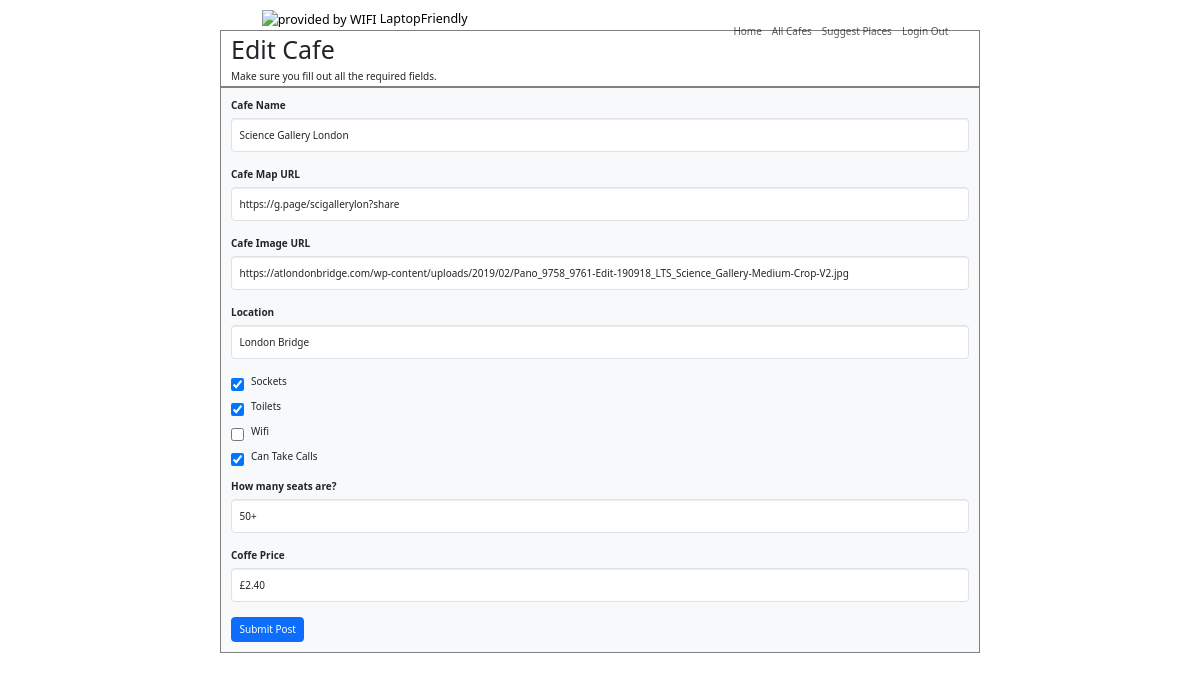
The page /edit_cafe/1 (signed in) on the database its author committed.
### main.py (models this page shows, shortened)
class Cafe(db.Model):
    __tablename__ = "cafes"
    id = db.Column(db.Integer, primary_key=True)
    name = db.Column(db.String(250), unique=True, nullable=False)
    author_id = db.Column(db.Integer, db.ForeignKey("users.id"))
    author = relationship("User", back_populates="cafes")
    map_url = db.Column(db.String(500), nullable=False)
    img_url = db.Column(db.String(500), nullable=False)
    location = db.Column(db.String(250), nullable=False)
    seats = db.Column(db.String(250), nullable=False)
    has_toilet = db.Column(db.Boolean, nullable=False)
    has_wifi = db.Column(db.Boolean, nullable=False)
    has_sockets = db.Column(db.Boolean, nullable=False)
    can_take_calls = db.Column(db.Boolean, default=False, nullable=False)
    coffee_price = db.Column(db.String(250), nullable=True)
    comments = relationship("Comment", back_populates="parent_cafe")

### main.py (the view, shortened to what this page needs)
@app.route("/edit_cafe/<int:cafe_id>", methods=["GET", "POST"])
@admin_only
def edit_cafe(cafe_id):
    cafe = Cafe.query.get(cafe_id)
    edit_form = CreateCafeForm(
        name=cafe.name,
        map_url=cafe.map_url,
        img_url=cafe.img_url,
        location=cafe.location,
        seats=cafe.seats,
        has_toilet=cafe.has_toilet,
        has_wifi=cafe.has_wifi,
        has_sockets=cafe.has_sockets,
        can_take_calls=cafe.can_take_calls,
        coffee_price=cafe.coffee_price,
    )
    return render_template("add_cafe.html", form=edit_form, is_edit=True, current_user=current_user)

### forms.py
class CreateCafeForm(FlaskForm):
    name = StringField("Cafe Name", validators=[DataRequired()])
    map_url = StringField("Cafe Map URL", validators=[DataRequired(), URL()])
    img_url = StringField("Cafe Image URL", validators=[DataRequired(), URL()])
    location = StringField("Location", validators=[DataRequired()])
    has_sockets = BooleanField("Sockets")
    has_toilet = BooleanField("Toilets")
    has_wifi = BooleanField("Wifi")
    can_take_calls = BooleanField("Can Take Calls")
    seats = StringField("How many seats are?", validators=[DataRequired()])
    coffee_price = StringField("Coffe Price", validators=[DataRequired()])
    submit = SubmitField("Submit Post")

### main.py (called while the page is built)
@login_manager.user_loader
def load_user(user_id):
    return User.query.get(int(user_id))

def admin_only(f):
    @wraps(f)
    def decorated_function(*args, **kwargs):
        if current_user.id != 1:
            return abort(403)
        return f(*args, **kwargs)
    return decorated_function

### templates/add_cafe.html (shortened to what this page needs)
{% extends 'bootstrap/base.html' %}
{% import "bootstrap/wtf.html" as wtf %}
{% block content %}
{% include "header.html" %}
<div class="col my-5">
<body>
  <header class="masthead" >
    <div class="container">
      <div class="row">
        <div class="col-lg-8 col-md-10 mx-auto px-3 py-1" style="border: 1px solid grey; background-image: url('https://images.unsplash.com/photo-1484100356142-db6ab6244067?ixlib=rb-1.2.1&ixid=eyJhcHBfaWQiOjEyMDd9&auto=format&fit=crop&w=800&q=80')">
          <div class="page-heading">
            <h1>
              {% if is_edit: %}
              Edit Cafe
              {% else %}
              Add new cafe
              {% endif %}
            </h1>
            <span class="subheading">Make sure you fill out all the required fields.</span>
          </div>
        </div>
      </div>
    </div>
  </header>
  <div class="container">
    <div class="row">
      <div class="col-lg-8 col-md-10 mx-auto content bg-light px-3 py-3" style="border: 1px solid grey">
        {{ wtf.quick_form(form, novalidate=True, button_map={"submit": "primary"}) }}
      </div>
    </div>
  </div>
</body>
</div>
{% endblock %}

### templates/header.html (shortened to what this page needs)
<!DOCTYPE html>
<html lang="en">
  <head>
    <link href="https://cdn.jsdelivr.net/npm/bootstrap@5.3.0-alpha2/dist/css/bootstrap.min.css" rel="stylesheet"
>
  </head>
  <body>
  <div class="container">
    <nav class="navbar navbar-white navbar-expand justify-content-between fixed-top d-flex flex-wrap container-fluid px-3">
      <a class="navbar-brand" href="/"><span id="logo">
        <img width="24" alt="provided by WIFI" src="https://its.unl.edu/images/services/icons/Wi-Fi_icon-01.png">
        <span class="laptop">Laptop</span><span class="friendly">Friendly</span></span>
      </a>
      <ul class="navbar-nav">
        <li class="nav-item">
          <a class="nav-link" href="{{ url_for('home') }}">
          <span>Home</span>
          </a>
        </li>
        <li class="nav-item">
          <a class="nav-link" href="{{ url_for('see_all_cafes') }}">
          <span>All Cafes</span>
          </a>
        </li>
        {% if current_user.id == 1: %}
        <li class="nav-item">
          <a class="nav-link" href="{{ url_for('add_new_cafe') }}">
          <span>Suggest Places</span>
          </a>
        </li>
        {% endif %}
        {% if current_user.is_authenticated: %}
        <li class="nav-item">
        <a class="nav-link" href="{{ url_for('logout') }}">
        <span>Login Out</span>
        </a></li>
        {% endif %}
      </ul>
    </nav>
  </div>
  </body>
</html>

### rows shown on the page
Cafe: name "Science Gallery London", map_url "https://g.page/scigallerylon?share", img_url "https://atlondonbridge.com/wp-content/uploads/2019/02/Pano_9758_9761-Edit-190918_LTS_Science_Gallery-Medium-Crop-V2.jpg", location "London Bridge", has_sockets "☑", has_toilet "☑", can_take_calls "☑", seats "50+", coffee_price "£2.40"
